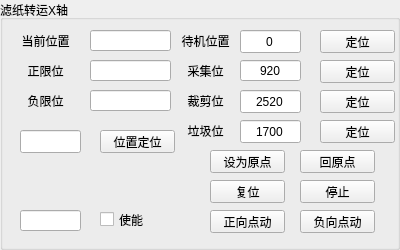
    <widget class="QGroupBox" name="Axi1">
     <property name="geometry">
      <rect>
       <x>60</x>
       <y>0</y>
       <width>400</width>
       <height>250</height>
      </rect>
     </property>
     <property name="minimumSize">
      <size>
       <width>400</width>
       <height>250</height>
      </size>
     </property>
     <property name="maximumSize">
      <size>
       <width>400</width>
       <height>250</height>
      </size>
     </property>
     <property name="title">
      <string>滤纸转运X轴</string>
     </property>
     <widget class="QPushButton" name="btn_Axi_SetPosition_1">
      <property name="geometry">
       <rect>
        <x>100</x>
        <y>130</y>
        <width>75</width>
        <height>23</height>
       </rect>
      </property>
      <property name="text">
       <string>位置定位</string>
      </property>
     </widget>
     <widget class="QPushButton" name="btn_Axi_Reset_1">
      <property name="geometry">
       <rect>
        <x>210</x>
        <y>180</y>
        <width>75</width>
        <height>23</height>
       </rect>
      </property>
      <property name="text">
       <string>复位</string>
      </property>
     </widget>
     <widget class="QPushButton" name="btn_Axi_Stop_1">
      <property name="geometry">
       <rect>
        <x>300</x>
        <y>180</y>
        <width>75</width>
        <height>23</height>
       </rect>
      </property>
      <property name="text">
       <string>停止</string>
      </property>
     </widget>
     <widget class="QPushButton" name="btn_Axi_GoHome_1">
      <property name="geometry">
       <rect>
        <x>300</x>
        <y>150</y>
        <width>75</width>
        <height>23</height>
       </rect>
      </property>
      <property name="text">
       <string>回原点</string>
      </property>
     </widget>
     <widget class="QLineEdit" name="lineEdit_Axi_SetPosition_1">
      <property name="geometry">
       <rect>
        <x>20</x>
        <y>130</y>
        <width>61</width>
        <height>23</height>
       </rect>
      </property>
      <property name="text">
       <string/>
      </property>
      <property name="alignment">
       <set>Qt::AlignCenter</set>
      </property>
     </widget>
     <widget class="QPushButton" name="btn_Axi_SetHome_1">
      <property name="geometry">
       <rect>
        <x>210</x>
        <y>150</y>
        <width>75</width>
        <height>23</height>
       </rect>
      </property>
      <property name="text">
       <string>设为原点</string>
      </property>
     </widget>
     <widget class="QLineEdit" name="lineEdit_AxiStatus_1">
      <property name="geometry">
       <rect>
        <x>90</x>
        <y>30</y>
        <width>81</width>
        <height>21</height>
       </rect>
      </property>
      <property name="text">
       <string/>
      </property>
      <property name="alignment">
       <set>Qt::AlignCenter</set>
      </property>
     </widget>
     <widget class="QLabel" name="label_Axi_CurPositon_1">
      <property name="geometry">
       <rect>
        <x>0</x>
        <y>30</y>
        <width>91</width>
        <height>21</height>
       </rect>
      </property>
      <property name="text">
       <string>当前位置</string>
      </property>
      <property name="alignment">
       <set>Qt::AlignCenter</set>
      </property>
     </widget>
     <widget class="QLineEdit" name="lineEdit_AxiPosLimit_1">
      <property name="geometry">
       <rect>
        <x>90</x>
        <y>60</y>
        <width>81</width>
        <height>21</height>
       </rect>
      </property>
      <property name="text">
       <string/>
      </property>
      <property name="alignment">
       <set>Qt::AlignCenter</set>
      </property>
     </widget>
     <widget class="QLabel" name="label_Axi_PosLimit_1">
      <property name="geometry">
       <rect>
        <x>0</x>
        <y>60</y>
        <width>91</width>
        <height>21</height>
       </rect>
      </property>
      <property name="text">
       <string>正限位</string>
      </property>
      <property name="alignment">
       <set>Qt::AlignCenter</set>
      </property>
     </widget>
     <widget class="QLineEdit" name="lineEdit_AxiNegLimit_1">
      <property name="geometry">
       <rect>
        <x>90</x>
        <y>90</y>
        <width>81</width>
        <height>21</height>
       </rect>
      </property>
      <property name="text">
       <string/>
      </property>
      <property name="alignment">
       <set>Qt::AlignCenter</set>
      </property>
     </widget>
     <widget class="QLabel" name="label_Axi_NegLimit_1">
      <property name="geometry">
       <rect>
        <x>0</x>
        <y>90</y>
        <width>91</width>
        <height>21</height>
       </rect>
      </property>
      <property name="text">
       <string>负限位</string>
      </property>
      <property name="alignment">
       <set>Qt::AlignCenter</set>
      </property>
     </widget>
     <widget class="QLineEdit" name="lineEdit_Axi_Enable_1">
      <property name="geometry">
       <rect>
        <x>20</x>
        <y>210</y>
        <width>61</width>
        <height>21</height>
       </rect>
      </property>
      <property name="text">
       <string/>
      </property>
      <property name="alignment">
       <set>Qt::AlignCenter</set>
      </property>
     </widget>
     <widget class="QLineEdit" name="lineEdit_Axi1_Standby">
      <property name="geometry">
       <rect>
        <x>240</x>
        <y>30</y>
        <width>61</width>
        <height>23</height>
       </rect>
      </property>
      <property name="text">
       <string>0</string>
      </property>
      <property name="alignment">
       <set>Qt::AlignCenter</set>
      </property>
     </widget>
     <widget class="QLineEdit" name="lineEdit_Axi1_WorkStation_1">
      <property name="geometry">
       <rect>
        <x>240</x>
        <y>60</y>
        <width>61</width>
        <height>21</height>
       </rect>
      </property>
      <property name="text">
       <string>920</string>
      </property>
      <property name="alignment">
       <set>Qt::AlignCenter</set>
      </property>
     </widget>
     <widget class="QLineEdit" name="lineEdit_Axi1_WorkStation_2">
      <property name="geometry">
       <rect>
        <x>240</x>
        <y>90</y>
        <width>61</width>
        <height>23</height>
       </rect>
      </property>
      <property name="text">
       <string>2520</string>
      </property>
      <property name="alignment">
       <set>Qt::AlignCenter</set>
      </property>
     </widget>
     <widget class="QPushButton" name="btn_Axi1_SetStandbyPosition">
      <property name="geometry">
       <rect>
        <x>320</x>
        <y>30</y>
        <width>75</width>
        <height>23</height>
       </rect>
      </property>
      <property name="text">
       <string>定位</string>
      </property>
     </widget>
     <widget class="QPushButton" name="btn_Axi1_SetWorkPostion_1">
      <property name="geometry">
       <rect>
        <x>320</x>
        <y>60</y>
        <width>75</width>
        <height>23</height>
       </rect>
      </property>
      <property name="text">
       <string>定位</string>
      </property>
     </widget>
     <widget class="QPushButton" name="btn_Axi1_SetWorkPostion_2">
      <property name="geometry">
       <rect>
        <x>320</x>
        <y>90</y>
        <width>75</width>
        <height>23</height>
       </rect>
      </property>
      <property name="text">
       <string>定位</string>
      </property>
     </widget>
     <widget class="QLabel" name="label_Axi1_Standby">
      <property name="geometry">
       <rect>
        <x>160</x>
        <y>30</y>
        <width>91</width>
        <height>21</height>
       </rect>
      </property>
      <property name="text">
       <string>待机位置</string>
      </property>
      <property name="alignment">
       <set>Qt::AlignCenter</set>
      </property>
     </widget>
     <widget class="QLabel" name="label_Axi1_WorkStation_1">
      <property name="geometry">
       <rect>
        <x>160</x>
        <y>60</y>
        <width>91</width>
        <height>21</height>
       </rect>
      </property>
      <property name="text">
       <string>采集位</string>
      </property>
      <property name="alignment">
       <set>Qt::AlignCenter</set>
      </property>
     </widget>
     <widget class="QLabel" name="label_Axi1_WorkStation_2">
      <property name="geometry">
       <rect>
        <x>160</x>
        <y>90</y>
        <width>91</width>
        <height>21</height>
       </rect>
      </property>
      <property name="text">
       <string>裁剪位</string>
      </property>
      <property name="alignment">
       <set>Qt::AlignCenter</set>
      </property>
     </widget>
     <widget class="QCheckBox" name="check_Axi_Enable_1">
      <property name="geometry">
       <rect>
        <x>100</x>
        <y>210</y>
        <width>61</width>
        <height>19</height>
       </rect>
      </property>
      <property name="sizePolicy">
       <sizepolicy hsizetype="Minimum" vsizetype="Fixed">
        <horstretch>0</horstretch>
        <verstretch>0</verstretch>
       </sizepolicy>
      </property>
      <property name="text">
       <string>使能</string>
      </property>
     </widget>
     <widget class="QPushButton" name="btn_Axi_Jog_Pos_1">
      <property name="geometry">
       <rect>
        <x>210</x>
        <y>210</y>
        <width>75</width>
        <height>23</height>
       </rect>
      </property>
      <property name="text">
       <string>正向点动</string>
      </property>
     </widget>
     <widget class="QPushButton" name="btn_Axi_Jog_Neg_1">
      <property name="geometry">
       <rect>
        <x>300</x>
        <y>210</y>
        <width>75</width>
        <height>23</height>
       </rect>
      </property>
      <property name="text">
       <string>负向点动</string>
      </property>
     </widget>
     <widget class="QLabel" name="label_Axi2_WorkStation_3">
      <property name="geometry">
       <rect>
        <x>160</x>
        <y>120</y>
        <width>91</width>
        <height>21</height>
       </rect>
      </property>
      <property name="text">
       <string>垃圾位</string>
      </property>
      <property name="alignment">
       <set>Qt::AlignCenter</set>
      </property>
     </widget>
     <widget class="QLineEdit" name="lineEdit_Axi2_WorkPostion_3">
      <property name="geometry">
       <rect>
        <x>240</x>
        <y>120</y>
        <width>61</width>
        <height>23</height>
       </rect>
      </property>
      <property name="text">
       <string>1700</string>
      </property>
      <property name="alignment">
       <set>Qt::AlignCenter</set>
      </property>
     </widget>
     <widget class="QPushButton" name="btn_Axi2_SetWorkPostion_3">
      <property name="geometry">
       <rect>
        <x>320</x>
        <y>120</y>
        <width>75</width>
        <height>23</height>
       </rect>
      </property>
      <property name="text">
       <string>定位</string>
      </property>
     </widget>
    </widget>
